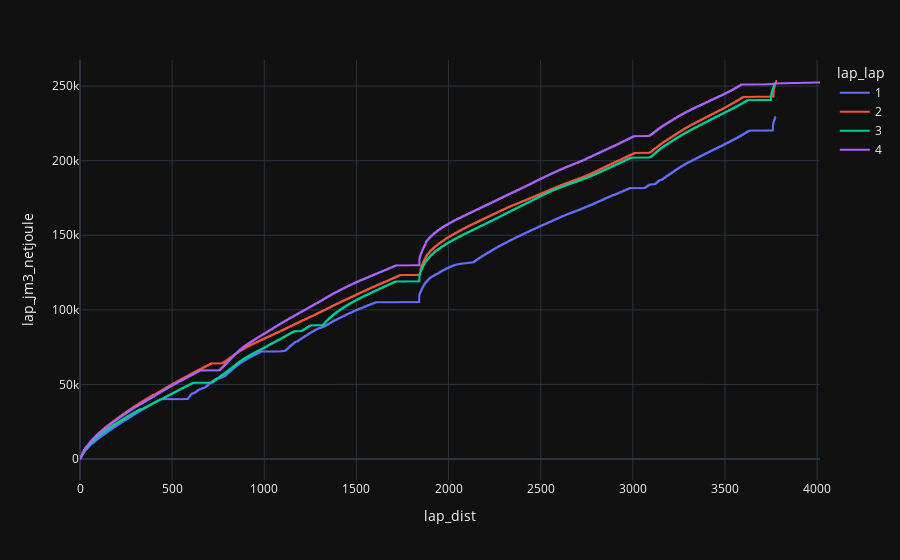

Notebook code cell kept with this figure:
### Code cell
# This is the total ammount of enerfy used per lap as compared to distance. (Lowest is best)
# Used to determine wich lap was best
df.plot(x='lap_dist', y='lap_jm3_netjoule', color='lap_lap')

### Figure 1 — Plotly figure (JSON) as saved in the notebook; plotly's stock layout.template omitted (floating-point values rounded to 4 significant figures; data arrays with more than 128 entries replaced by an {"elided": "..."} marker saying what was removed)
{"data": [{"hovertemplate": "lap_lap=1<br>lap_dist=%{x}<br>lap_jm3_netjoule=%{y}<extra></extra>", "legendgroup": "1", "line": {"color": "#636efa", "dash": "solid"}, "marker": {"symbol": "circle"}, "mode": "lines", "name": "1", "showlegend": true, "type": "scattergl", "x": {"elided": "5026 float values"}, "xaxis": "x", "y": {"elided": "5026 float values"}, "yaxis": "y"}, {"hovertemplate": "lap_lap=2<br>lap_dist=%{x}<br>lap_jm3_netjoule=%{y}<extra></extra>", "legendgroup": "2", "line": {"color": "#EF553B", "dash": "solid"}, "marker": {"symbol": "circle"}, "mode": "lines", "name": "2", "showlegend": true, "type": "scattergl", "x": {"elided": "4725 float values"}, "xaxis": "x", "y": {"elided": "4725 float values"}, "yaxis": "y"}, {"hovertemplate": "lap_lap=3<br>lap_dist=%{x}<br>lap_jm3_netjoule=%{y}<extra></extra>", "legendgroup": "3", "line": {"color": "#00cc96", "dash": "solid"}, "marker": {"symbol": "circle"}, "mode": "lines", "name": "3", "showlegend": true, "type": "scattergl", "x": {"elided": "4735 float values"}, "xaxis": "x", "y": {"elided": "4735 float values"}, "yaxis": "y"}, {"hovertemplate": "lap_lap=4<br>lap_dist=%{x}<br>lap_jm3_netjoule=%{y}<extra></extra>", "legendgroup": "4", "line": {"color": "#ab63fa", "dash": "solid"}, "marker": {"symbol": "circle"}, "mode": "lines", "name": "4", "showlegend": true, "type": "scattergl", "x": {"elided": "6943 float values"}, "xaxis": "x", "y": {"elided": "6943 float values"}, "yaxis": "y"}], "layout": {"legend": {"title": {"text": "lap_lap"}, "tracegroupgap": 0}, "margin": {"t": 60}, "xaxis": {"anchor": "y", "domain": [0, 1], "title": {"text": "lap_dist"}}, "yaxis": {"anchor": "x", "domain": [0, 1], "title": {"text": "lap_jm3_netjoule"}}}}
